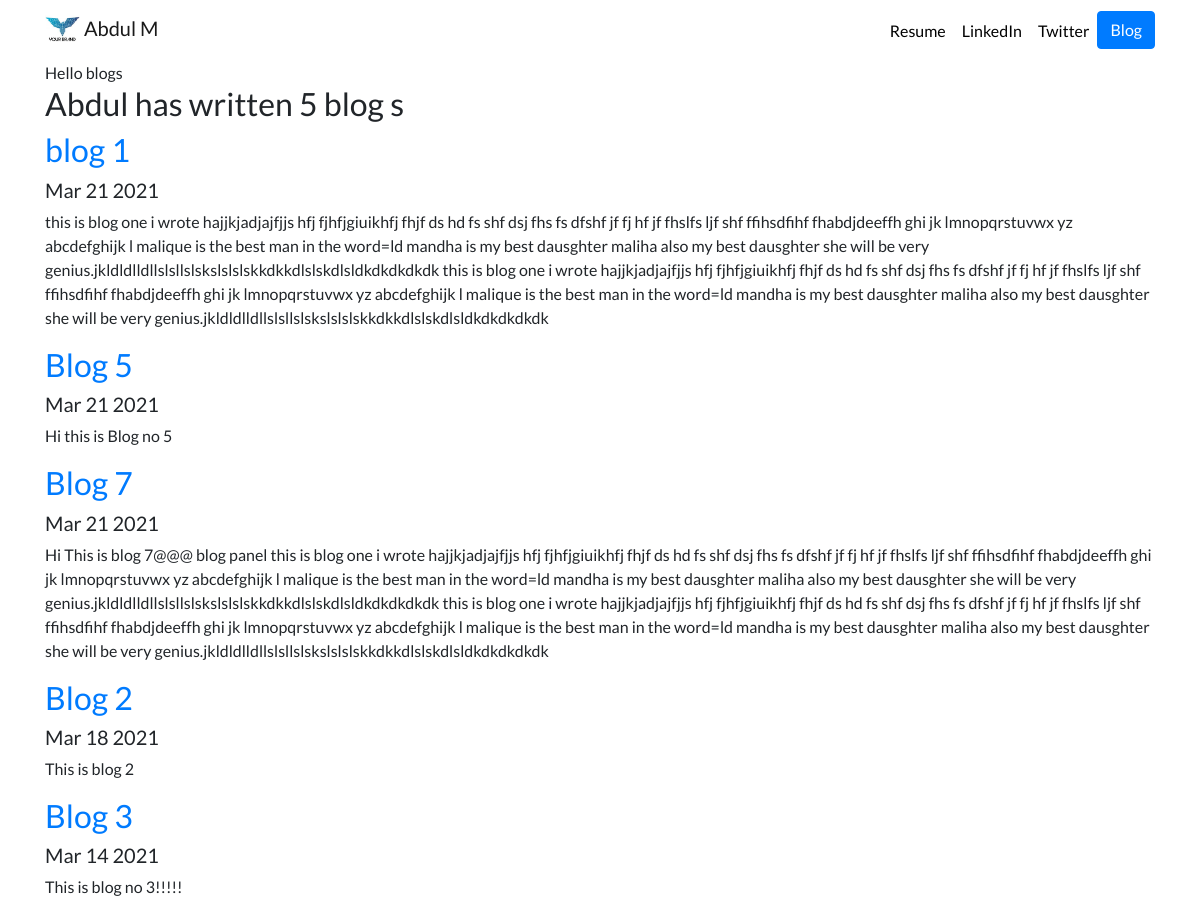
The app's page /blogs/ with its own data.
### blog/models.py (models this page shows, shortened)
class Blog(models.Model):
    title=models.CharField(max_length=250)
    description=models.TextField()
    date = models.DateField()

### blog/views.py (the view)
# urls.py: path('', views.all_blogs, name='all_blogs'),
def all_blogs(request):
    blogs = Blog.objects.order_by('-date') [:5]
    return render(request, 'blogs/all_blogs.html', {'blogs':blogs})

### blog/templates/blogs/all_blogs.html
{% extends 'portfolio/base.html' %}
{% block content %}
Hello blogs
<h2>Abdul has written {{ blogs.count }} blog {{ blogs.count|pluralize }}</h2>
{% for blog in blogs %}
<a href="{% url 'blog:detail' blog.id %}"><h2>{{ blog.title}}</h2></a>
<h5>{{ blog.date|date:'M d Y' }}</h5>
<p>{{ blog.description }}</p>
{% endfor %}
{% endblock %}

### portfolio/static/portfolio/custom.css (style rules this page uses)
body { font-family: 'Lato', sans-serif; }

### records on screen
Blog: title "blog 1", date "Mar 21 2021", description "this is blog one i wrote hajjkjadjajfjjs hfj fjhfjgiuikhfj fhjf ds hd fs shf dsj fhs fs dfshf jf fj hf jf fhslfs ljf shf ffihsdfihf fhabdjdeeffh ghi jk lmnopqrstuvwx yz abcdefghijk l malique is the best man in the word=ld mandha is my best dausghter maliha also my best dausghter she will be very genius.jkldldlldllslsllslskslslslskkdkkdlslskdlsldkdkdkdkdk this is blog one i wrote hajjkjadjajfjjs hfj fjhfjgiuikhfj fhjf ds hd fs shf dsj fhs fs dfshf jf fj hf jf fhslfs ljf shf ffihsdfihf fhabdjdeeffh ghi jk lmnopqrstuvwx yz abcdefghijk l malique is the best man in the word=ld mandha is my best dausghter maliha also my best dausghter she will be very…"
Blog: title "Blog 5", date "Mar 21 2021", description "Hi this is Blog no 5"
Blog: title "Blog 7", date "Mar 21 2021", description "Hi This is blog 7@@@ blog panel this is blog one i wrote hajjkjadjajfjjs hfj fjhfjgiuikhfj fhjf ds hd fs shf dsj fhs fs dfshf jf fj hf jf fhslfs ljf shf ffihsdfihf fhabdjdeeffh ghi jk lmnopqrstuvwx yz abcdefghijk l malique is the best man in the word=ld mandha is my best dausghter maliha also my best dausghter she will be very genius.jkldldlldllslsllslskslslslskkdkkdlslskdlsldkdkdkdkdk this is blog one i wrote hajjkjadjajfjjs hfj fjhfjgiuikhfj fhjf ds hd fs shf dsj fhs fs dfshf jf fj hf jf fhslfs ljf shf ffihsdfihf fhabdjdeeffh ghi jk lmnopqrstuvwx yz abcdefghijk l malique is the best man in the word=ld mandha is my best dausghter maliha also my best dausghter she will be very…"
Blog: title "Blog 2", date "Mar 18 2021", description "This is blog 2"
Blog: title "Blog 3", date "Mar 14 2021", description "This is blog no 3!!!!!"

### other values on screen
{{ blogs.count }} "5"
